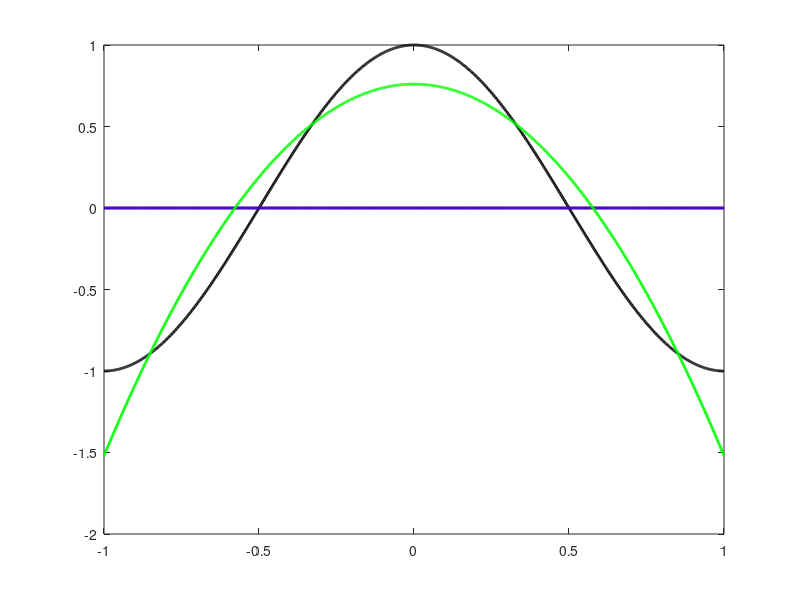

The MATLAB script that drew this image: (Note: this script raises an error after producing the figure.)
 f   = @(x) (cos(pi*x));

 p1  = @(x) (ones(size(x)));
 p2  = @(x) (x);
 p3  = @(x) (3*x.^2-1);
 p12 = @(x) (ones(size(x)).^2);
 p22 = @(x) (x).^2;
 p32 = @(x) (3*x.^2-1).^2;
 p1f = @(x) ((ones(size(x))).*f(x));
 p2f = @(x) ((x).*f(x));
 p3f = @(x) ((3*x.^2-1).*f(x));

 figure(1), clf
 xx = linspace(-1,1,1000);
 c1 = quad(p1f,-1,1)/quad(p12,-1,1);
 c2 = quad(p2f,-1,1)/quad(p22,-1,1);
 c3 = quad(p3f,-1,1)/quad(p32,-1,1);

 plot(xx,f(xx),'k-','linewidth',2)
 hold on
 plot(xx,c1*p1(xx),'r-','linewidth',2)
 plot(xx,c1*p1(xx)+c2*p2(xx),'b-','linewidth',2)
 plot(xx,c1*p1(xx)+c2*p2(xx)+c3*p3(xx),'g-','linewidth',2)
 legend('f', 'f_1','f_2','f_3',1)
 ylim([-2 2])
 xlabel('$x$','fontsize',16,'interpreter','latex') 
 print -depsc2 legendre
